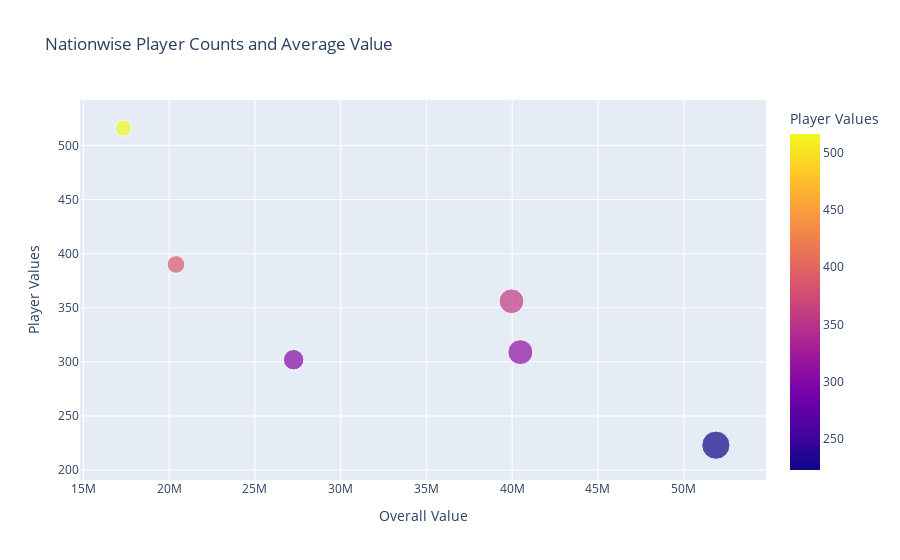

The notebook cell this image was saved under:
### Code cell
# Ensure the 'value' column is properly cleaned
fifa['value'] = (
    fifa['value'].astype(str)  # Ensure the column is treated as string
    .str.replace('$', '', regex=False)  # Remove dollar sign
    .str.replace('.', '', regex=False)  # Remove periods (thousands separator)
    .str.replace(',', '.', regex=False)  # Replace commas with decimal points
    .astype(float)  # Convert to float
)

# Verify the cleaned column
print(fifa['value'].head())

# Proceed with your analysis
cnt_best_avg = fifa.groupby('country').apply(lambda x: np.average(x['value'])).reset_index(name='Overall Value')
cnt_best_cnt = fifa.groupby('country').apply(lambda x: x['value'].count()).reset_index(name='Player Values')
snt_best_avg_cnt = pd.merge(cnt_best_avg, cnt_best_cnt, how='inner', on='country')
sel_best_avg_cnt = snt_best_avg_cnt[snt_best_avg_cnt['Player Values'] >= 200]
sel_best_avg_cnt = sel_best_avg_cnt.sort_values(by=['Overall Value', 'Player Values'], ascending=[False, False])

# Scatter plot
fig = px.scatter(
    sel_best_avg_cnt,
    x='Overall Value',
    y='Player Values',
    color='Player Values',
    size='Overall Value',
    hover_data=['country'],
    title='Nationwise Player Counts and Average Value'
)
fig.show()

#Observation England has the highest number of players, while Brazil has lower players but each have a higher value

### Figure 1 — Plotly figure (JSON) as saved in the notebook; plotly's stock layout.template omitted (floating-point values rounded to 4 significant figures)
{"data": [{"customdata": [["Brazil"], ["France"], ["Spain"], ["Argentina"], ["Germany"], ["England"]], "hovertemplate": "Overall Value=%{marker.size}<br>Player Values=%{marker.color}<br>country=%{customdata[0]}<extra></extra>", "legendgroup": "", "marker": {"color": [223, 309, 356, 302, 390, 516], "coloraxis": "coloraxis", "size": [51880000.0, 40480000.0, 39960000.0, 27260000.0, 20390000.0, 17330000.0], "sizemode": "area", "sizeref": 129700.0, "symbol": "circle"}, "mode": "markers", "name": "", "orientation": "v", "showlegend": false, "type": "scatter", "x": [51880000.0, 40480000.0, 39960000.0, 27260000.0, 20390000.0, 17330000.0], "xaxis": "x", "y": [223, 309, 356, 302, 390, 516], "yaxis": "y"}], "layout": {"coloraxis": {"colorbar": {"title": {"text": "Player Values"}}, "colorscale": [[0, "#0d0887"], [0.1111, "#46039f"], [0.2222, "#7201a8"], [0.3333, "#9c179e"], [0.4444, "#bd3786"], [0.5556, "#d8576b"], [0.6667, "#ed7953"], [0.7778, "#fb9f3a"], [0.8889, "#fdca26"], [1, "#f0f921"]]}, "legend": {"itemsizing": "constant", "tracegroupgap": 0}, "title": {"text": "Nationwise Player Counts and Average Value"}, "xaxis": {"anchor": "y", "domain": [0, 1], "title": {"text": "Overall Value"}}, "yaxis": {"anchor": "x", "domain": [0, 1], "title": {"text": "Player Values"}}}}
